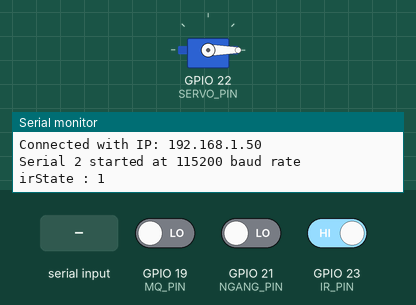
Recording of a sketch running on a simulated ESP32. Shown: servo, the last lines printed to the serial monitor. Inputs (shaded band) come from the test bench; at power-on: GPIO 19 (MQ_PIN) LOW, GPIO 23 (IR_PIN) HIGH, GPIO 21 (NGANG_PIN) LOW. WiFi joins after 1.5 s; servers stay silent unless stated.

Above: at 3.0 s.
3.1 s: GPIO 19 (MQ_PIN) driven HIGH
13.3 s: GPIO 23 (IR_PIN) driven LOW
16.8 s: GPIO 19 (MQ_PIN) driven LOW
23.3 s: "1" received over the second serial link
At 23.7 s:
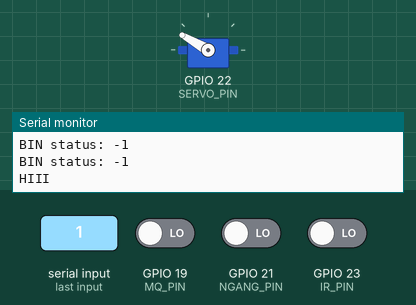
Timing chart, 0 to 29.8 s (numbered marks = the images above; inputs shaded):
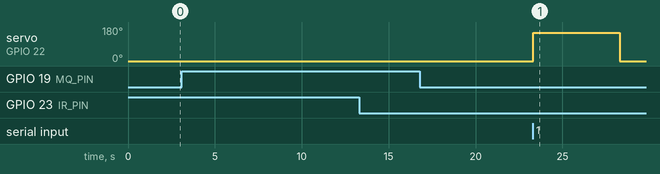

Measured:
- after the input at 23.3 s, servo on GPIO 22 (SERVO_PIN): 0° → 150° at once, → 0° 5.0 s later

The sketch:

Main_board.ino
```cpp
// #define BLYNK_TEMPLATE_ID "TMPL6bzWWVz0V"
// #define BLYNK_TEMPLATE_NAME "Blynk Smart Dustbin"
// #define BLYNK_AUTH_TOKEN "m2AwC6IOqkGFUYams3erIs0IK67HLK72"

#define BLYNK_TEMPLATE_ID "TMPL6JY0-HgUW"
#define BLYNK_TEMPLATE_NAME "embed"
#define BLYNK_AUTH_TOKEN "ojSk5RFycVV4Xn7HuV8G2dqFPhmNSAjI"

#define BLYNK_PRINT Serial

#include <ESP32Servo.h>
#include <WiFi.h>
#include <WiFiClient.h>
#include <BlynkSimpleEsp32.h>
#include <ESP_Mail_Client.h>
#include <Arduino.h>
#include <HTTPClient.h>
#include "time.h"

#define SMTP_HOST "smtp.gmail.com"
#define SMTP_PORT 465

#define AUTHOR_EMAIL "beer.tarit@gmail.com"
#define AUTHOR_PASSWORD "tolv vmov gxgb rmsj"

#define RECIPIENT_EMAIL "thanakitmoss@gmail.com"

#define WIFI_SSID "Tamao"
#define WIFI_PASSWORD "12345679"

#define PROJECT_ID "embed-443407"
#define CLIENT_EMAIL "smartbin@embed-443407.iam.gserviceaccount.com"


void smtpCallback(SMTP_Status status);

#define RXD1 14 //รับว่าขยะเต็มไหม
#define TXD1 27

#define RXD3 12
#define TXD3 13 //ให้ultrasonic ทำงาาน

int threshold = 3000;

char auth[] = BLYNK_AUTH_TOKEN;
char ssid[] = "Tamao"; // wifi or hotspot name
char pass[] = "12345679"; // wifi or hotspot pass
const char* ntpServer = "pool.ntp.org";
const long  gmtOffset_sec = 19800;
const int   daylightOffset_sec = 0;
String GOOGLE_SCRIPT_ID = "AKfycbyuVB_tDFAogT7WiTtPVmfveEFUizFMBbrrlNpSYHn3zykYqiGzSEju7JBml805nzZeKg";

BlynkTimer timer;

SMTPSession smtp;

#define MQ_PIN 19
#define ESP_BAUD 115200
#define IR_PIN 23
#define SERVO_PIN 22
#define NGANG_PIN 21
HardwareSerial binSerial(1);
HardwareSerial ultraSerial(3);
Servo servo;
bool objectDetected = false;


// Variable to save the epoch time
unsigned long epochTime;


void setup() {
  Serial.begin(115200);
  binSerial.begin(ESP_BAUD, SERIAL_8N1, RXD1, TXD1);
  ultraSerial.begin(ESP_BAUD, SERIAL_8N1, RXD3, TXD3);
  Blynk.begin(auth, ssid, pass);
  pinMode(MQ_PIN, INPUT);
  pinMode(IR_PIN, INPUT);
  pinMode(NGANG_PIN, INPUT);
  servo.attach(SERVO_PIN);
  servo.write(0);

  // configTime(0, 0, ntpServer);


  WiFi.setAutoReconnect(true);
  WiFi.begin(WIFI_SSID, WIFI_PASSWORD);
  Serial.print("Connecting to Wi-Fi");
  while (WiFi.status() != WL_CONNECTED) {
    Serial.print(".");
    delay(1000);
  }
  Serial.println();
  Serial.print("Connected with IP: ");
  Serial.println(WiFi.localIP());
  Serial.println();
  if (WiFi.status() != WL_CONNECTED) {
    Serial.println("Wi-Fi not connected.");
    return;


  }
  // GSheet.setDebugLevel(1)


  Serial.println("Serial 2 started at 115200 baud rate");
  timer.setInterval(10000L, MQSensor);
  timer.setInterval(1000L, SMESensor);
  // configTime(gmtOffset_sec, daylightOffset_sec, ntpServer);
}


void MQSensor() {
  int sensorValue = digitalRead(MQ_PIN); // Read analog value from the MQ sensor
  Serial.print("Raw Sensor Value: ");
  Serial.println(sensorValue);

  if(sensorValue == 1) {
    Blynk.virtualWrite(V4, "Your bin is on fire");
    Serial.print("Bin on fire");
    MailClient.networkReconnect(true);

    smtp.debug(1);

    Session_Config config;

    config.server.host_name = SMTP_HOST;
    config.server.port = SMTP_PORT;
    config.login.email = AUTHOR_EMAIL;
    config.login.password = AUTHOR_PASSWORD;
    config.login.user_domain = "";

    config.time.ntp_server = F("pool.ntp.org,time.nist.gov");
    config.time.gmt_offset = 3;
    config.time.day_light_offset = 0;

    SMTP_Message message;

    message.sender.name = F("SmartBIN");
    message.sender.email = AUTHOR_EMAIL;
    message.subject = F("Notification From Bin");
    message.addRecipient(F("Beer"), RECIPIENT_EMAIL);

    String subject = " 🗑️ Your Smart Bin is detect some cause of fire.";

    String textMsg =  "Dear User,\n\n"
                      "This is a friendly reminder to check your Smart Bin to ensure it is operating efficiently.\n\n"
                      "Here are some tips to keep it in good condition:\n\n"
                      "Inspect for any unusual activity, such as fire alerts or malfunctions.\n\n"
                      "Please checking your bin there might be an accidently fire happen\n\n"
                      "Keeping your Smart Bin maintained helps promote hygiene and safety.\n\n\n\n"

                      "Thank you for being a valued Smart Bin user!\n\n";
    message.subject = subject;
    message.text.content = textMsg.c_str();
    message.text.charSet = "us-ascii";
    message.text.transfer_encoding = Content_Transfer_Encoding::enc_7bit;

    message.priority = esp_mail_smtp_priority::esp_mail_smtp_priority_low;
    message.response.notify = esp_mail_smtp_notify_success | esp_mail_smtp_notify_failure | esp_mail_smtp_notify_delay;

    if (!smtp.connect(&config)){
      ESP_MAIL_PRINTF("Connection error, Status Code: %d, Error Code: %d, Reason: %s", smtp.statusCode(), smtp.errorCode(), smtp.errorReason().c_str());
      return;
    }

    if (!smtp.isLoggedIn()){
      Serial.println("\nNot yet logged in.");
    }
    else{
      if (smtp.isAuthenticated())
        Serial.println("\nSuccessfully logged in.");
      else
        Serial.println("\nConnected with no Auth.");
    }

    if (!MailClient.sendMail(&smtp, &message)) {
      ESP_MAIL_PRINTF("Error, Status Code: %d, Error Code: %d, Reason: %s", smtp.statusCode(), smtp.errorCode(), smtp.errorReason().c_str());
    } else {
      Serial.printf("mail Sended");

    }
  } else {
    Blynk.virtualWrite(V4, "  ");
    Serial.println("your bin not on fire");
  }
}

void SMESensor() {
  int irState = digitalRead(IR_PIN);
  Serial.print("irState : ");
  Serial.println(irState);
  if(irState == 0 && !objectDetected) {
    //ส่งค่าirไปยังอีกบอร์ด
    binSerial.println(true);
    delay(500);
    Serial.println("send done");
    while (binSerial.available() > 0 && !objectDetected) {
      Serial.print("BIN status: ");
      char isBin = binSerial.read();
      Serial.println(isBin);
      objectDetected = true;

      Serial.print("BIN status: ");
      Serial.println(binSerial.read());

      Serial.print("BIN status: ");
      Serial.println(binSerial.read());

      binSerial.println(false);
      if(isBin == '1') {
        ultraSerial.println(true);
        Serial.println("HIII");
        servo.write(150);
        if (WiFi.status() == WL_CONNECTED) {
          // static bool flag = false;
          // struct tm timeinfo;
          // if (!getLocalTime(&timeinfo)) {
          //   Serial.println("Failed to obtain time");
          //   return;
          // }
          // char timeStringBuff[50]; //50 chars should be enough
          // strftime(timeStringBuff, sizeof(timeStringBuff), "%A, %B %d %Y %H:%M:%S", &timeinfo);
          // String asString(timeStringBuff);
          // asString.replace(" ", "-");
          // Serial.print("Time:");
          // Serial.println(asString);
          // String urlFinal = "https://script.google.com/macros/s/"+GOOGLE_SCRIPT_ID+"/exec?"+"sensor=" + asString + "&date=" + "urbinopen";
          // Serial.print("POST data to spreadsheet:");
          // Serial.println(urlFinal);
          // HTTPClient http;
          // http.begin(urlFinal.c_str());
          // http.setFollowRedirects(HTTPC_STRICT_FOLLOW_REDIRECTS);

          Blynk.virtualWrite(V2, 150);
          delay(5000);
          servo.write(0);
          Blynk.virtualWrite(V2, 0);
          ultraSerial.println(false);
          delay(2000);
          int ngangState = digitalRead(NGANG_PIN);
          Serial.println(ngangState);

          if(ngangState == 0) {
            MailClient.networkReconnect(true);
            Blynk.virtualWrite(V3, "Bin didn't closed");
            smtp.debug(1);

            Session_Config config;

            config.server.host_name = SMTP_HOST;
            config.server.port = SMTP_PORT;
            config.login.email = AUTHOR_EMAIL;
            config.login.password = AUTHOR_PASSWORD;
            config.login.user_domain = "";

            config.time.ntp_server = F("pool.ntp.org,time.nist.gov");
            config.time.gmt_offset = 3;
            config.time.day_light_offset = 0;

            SMTP_Message message;

            message.sender.name = F("SmartBIN");
            message.sender.email = AUTHOR_EMAIL;
            message.subject = F("Notification From Bin");
            message.addRecipient(F("Beer"), RECIPIENT_EMAIL);

            String subject = " 🗑️ Your Smart Bin can not close perfectly, there might be something struct.";

            String textMsg =  "Dear User,\n\n"
                              "This is a friendly reminder to check your Smart Bin to ensure it is operating efficiently.\n\n"
                              "Here are some tips to keep it in good condition:\n\n"
                              "Ensure the lid is properly closed after use.\n\n"
                              "Please checking your bin there might something struct that lead to bin does not close perfectly\n\n"
                              "Keeping your Smart Bin maintained helps promote hygiene and safety.\n\n\n\n"

                              "Thank you for being a valued Smart Bin user!\n\n";
            message.subject = subject;
            message.text.content = textMsg.c_str();
            message.text.charSet = "us-ascii";
            message.text.transfer_encoding = Content_Transfer_Encoding::enc_7bit;

            message.priority = esp_mail_smtp_priority::esp_mail_smtp_priority_low;
            message.response.notify = esp_mail_smtp_notify_success | esp_mail_smtp_notify_failure | esp_mail_smtp_notify_delay;

            if (!smtp.connect(&config)){
              ESP_MAIL_PRINTF("Connection error, Status Code: %d, Error Code: %d, Reason: %s", smtp.statusCode(), smtp.errorCode(), smtp.errorReason().c_str());
              return;
            }

            if (!smtp.isLoggedIn()){
              Serial.println("\nNot yet logged in.");
            }
            else{
              if (smtp.isAuthenticated())
                Serial.println("\nSuccessfully logged in.");
              else
                Serial.println("\nConnected with no Auth.");
            }

            if (!MailClient.sendMail(&smtp, &message)) {
              ESP_MAIL_PRINTF("Error, Status Code: %d, Error Code: %d, Reason: %s", smtp.statusCode(), smtp.errorCode(), smtp.errorReason().c_str());
            } else {
              Serial.printf("mail Sended");
            }
          } else {
            Blynk.virtualWrite(V3, "Bin closed");
            delay(2000);
          }
        }
      }
      else {
        Serial.print("BIN TEM I KWAUY");
      }
    }
  }
  if(irState == 1 && objectDetected) {
    objectDetected = false;
  }
}
void loop() {
  Blynk.run();
  timer.run();
}
```
